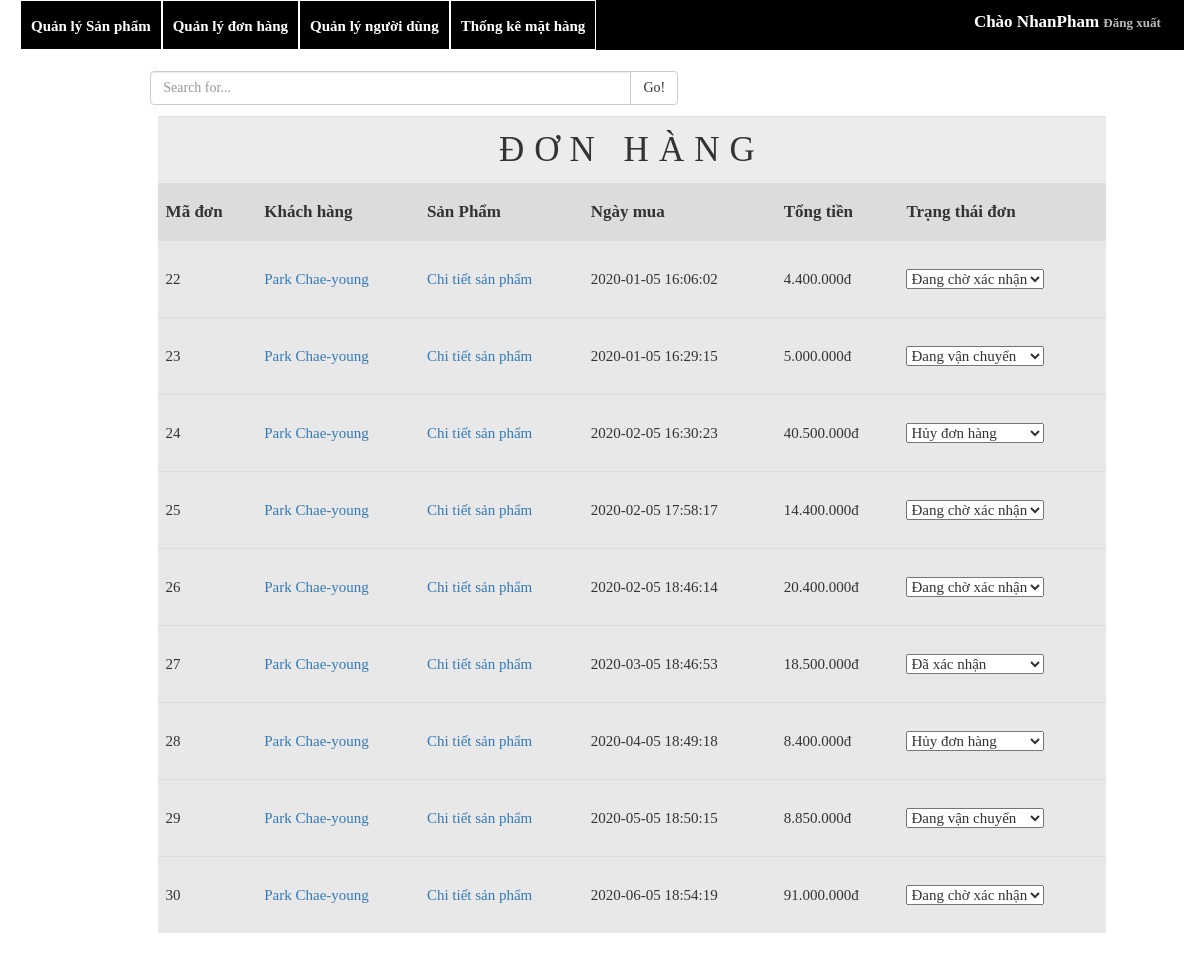
Page /admin/admin.php?view=orders (signed in) on the committed database.
### tables this page shows
CREATE TABLE `orders` (
  `id` int(5) NOT NULL,
  `dateproducts` datetime DEFAULT NULL,
  `priceproducts` int(30) DEFAULT NULL,
  `status` int(5) NOT NULL,
  `address` varchar(50) DEFAULT NULL,
  `phone` varchar(50) DEFAULT NULL,
  `note` tinytext DEFAULT NULL,
  `iduser` int(5) DEFAULT NULL,
  `nameuser` varchar(50) NOT NULL
);

### admin/ordersA.php (the view, shortened to what this page needs)
<div style="margin: 1% 8%;" class="col-lg-6">
    <div class="input-group">
      <input onkeyup="Search()" id="search" name="search" type="text" class="form-control" placeholder="Search for...">
      <span class="input-group-btn">
        <button class="btn btn-default" type="button">Go!</button>
      </span>
    </div>
 </div>
<div id="orderscontent">
  <table  class="table table-hover"  >
      <tr> <th colspan="9"> <span style="font-weight: normal; font-size:35px;letter-spacing: 10px; text-transform: uppercase">ĐƠN HÀNG</span> </th> </tr>
      <tr id="tr1orders">
           <td>Mã đơn</td>
           <td>Khách hàng</td>
           <td>Sản Phẩm</td>
           <td>Ngày mua</td>
           <td>Tổng tiền</td>
           <td>Trạng thái đơn </td>
      </tr>
      <?php
            $sql_orders = "SELECT * FROM orders ";
            $result_orders = $connect->query($sql_orders);
            while($row = mysqli_fetch_row($result_orders)){
       ?>
       <tr id ="tr2orders">
         <td> <?php echo $row[0]; ?></td>
         <td><a href="admin.php?view=detailUsers&idorders=<?php echo $row[0];?>"><?php echo $row[8]; ?></a></td>
         <td><a href="admin.php?view=detailOrders&idorders=<?php echo $row[0];?>">Chi tiết sản phẩm</a></td>
         <td> <?php echo $row[1]; ?></td>
         <td><?php echo number_format($row[2],0,'','.'); ?>đ</td>
         <td>
            <select id="status_<?php echo $row[0];?>" onchange="status('<?php echo $row[0]; ?>')">
             <option value="1" <?php if($row[3] == 1){?> selected="selected"<?php } ?>>Đang chờ xác nhận</span></option>
             <option value="2" <?php if($row[3] == 2){?> selected="selected"<?php } ?>>Đã xác nhận</span></option>
             <option value="3" <?php if($row[3] == 3){?> selected="selected"<?php } ?>>Hủy đơn hàng</span></option>
             <option value="4" <?php if($row[3] == 4){?> selected="selected"<?php } ?>>Đang vận chuyển</span></option>
            </select>
         </td>
       </tr>
      <?php } ?>
  </table>
</div>

### admin/index.css (style rules this page uses)
body { margin: 0; padding: 0; font-family: Tahoma; font-size: 15px; }
table.table tr th { text-align: center; }
table.table tbody td { background: #8080802e;; line-height: 60px; }
.table th { background: #80808026; }
#orderscontent { margin: 5% 10%; width: 85%; }
#tr1orders { height: 50px; font-weight: bold; font-size: 17px; }
#tr1orders td { background: #80808047; line-height: 40px; }
#tr2orders td { background: #8080802e; line-height: 60px; }

### rows in the picture
orders: id "22", nameuser "Park Chae-young", dateproducts "2020-01-05 16:06:02", priceproducts "4.400.000", status+id "Đang chờ xác nhận"
orders: id "23", nameuser "Park Chae-young", dateproducts "2020-01-05 16:29:15", priceproducts "5.000.000", status+id "Đang vận chuyển"
orders: id "24", nameuser "Park Chae-young", dateproducts "2020-02-05 16:30:23", priceproducts "40.500.000", status+id "Hủy đơn hàng"
orders: id "25", nameuser "Park Chae-young", dateproducts "2020-02-05 17:58:17", priceproducts "14.400.000", status+id "Đang chờ xác nhận"
orders: id "26", nameuser "Park Chae-young", dateproducts "2020-02-05 18:46:14", priceproducts "20.400.000", status+id "Đang chờ xác nhận"
orders: id "27", nameuser "Park Chae-young", dateproducts "2020-03-05 18:46:53", priceproducts "18.500.000", status+id "Đã xác nhận"
orders: id "28", nameuser "Park Chae-young", dateproducts "2020-04-05 18:49:18", priceproducts "8.400.000", status+id "Hủy đơn hàng"
orders: id "29", nameuser "Park Chae-young", dateproducts "2020-05-05 18:50:15", priceproducts "8.850.000", status+id "Đang vận chuyển"
orders: id "30", nameuser "Park Chae-young", dateproducts "2020-06-05 18:54:19", priceproducts "91.000.000", status+id "Đang chờ xác nhận"

### other values in the picture
$_SESSION['Username'] "NhanPham"
